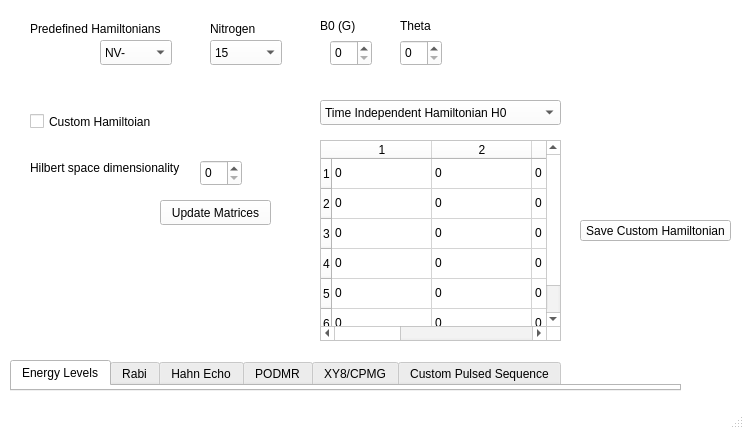
<?xml version="1.0" encoding="UTF-8"?>
<ui version="4.0">
 <class>QuaCCAToo</class>
 <widget class="QMainWindow" name="QuaCCAToo">
  <property name="geometry">
   <rect>
    <x>0</x>
    <y>0</y>
    <width>744</width>
    <height>429</height>
   </rect>
  </property>
  <property name="palette">
   <palette>
    <active>
     <colorrole role="WindowText">
      <brush brushstyle="SolidPattern">
       <color alpha="255">
        <red>0</red>
        <green>0</green>
        <blue>0</blue>
       </color>
      </brush>
     </colorrole>
     <colorrole role="Button">
      <brush brushstyle="SolidPattern">
       <color alpha="255">
        <red>255</red>
        <green>255</green>
        <blue>255</blue>
       </color>
      </brush>
     </colorrole>
     <colorrole role="Light">
      <brush brushstyle="SolidPattern">
       <color alpha="255">
        <red>255</red>
        <green>255</green>
        <blue>255</blue>
       </color>
      </brush>
     </colorrole>
     <colorrole role="Midlight">
      <brush brushstyle="SolidPattern">
       <color alpha="255">
        <red>255</red>
        <green>255</green>
        <blue>255</blue>
       </color>
      </brush>
     </colorrole>
     <colorrole role="Dark">
      <brush brushstyle="SolidPattern">
       <color alpha="255">
        <red>127</red>
        <green>127</green>
        <blue>127</blue>
       </color>
      </brush>
     </colorrole>
     <colorrole role="Mid">
      <brush brushstyle="SolidPattern">
       <color alpha="255">
        <red>170</red>
        <green>170</green>
        <blue>170</blue>
       </color>
      </brush>
     </colorrole>
     <colorrole role="Text">
      <brush brushstyle="SolidPattern">
       <color alpha="255">
        <red>0</red>
        <green>0</green>
        <blue>0</blue>
       </color>
      </brush>
     </colorrole>
     <colorrole role="BrightText">
      <brush brushstyle="SolidPattern">
       <color alpha="255">
        <red>255</red>
        <green>255</green>
        <blue>255</blue>
       </color>
      </brush>
     </colorrole>
     <colorrole role="ButtonText">
      <brush brushstyle="SolidPattern">
       <color alpha="255">
        <red>0</red>
        <green>0</green>
        <blue>0</blue>
       </color>
      </brush>
     </colorrole>
     <colorrole role="Base">
      <brush brushstyle="SolidPattern">
       <color alpha="255">
        <red>255</red>
        <green>255</green>
        <blue>255</blue>
       </color>
      </brush>
     </colorrole>
     <colorrole role="Window">
      <brush brushstyle="SolidPattern">
       <color alpha="255">
        <red>255</red>
        <green>255</green>
        <blue>255</blue>
       </color>
      </brush>
     </colorrole>
     <colorrole role="Shadow">
      <brush brushstyle="SolidPattern">
       <color alpha="255">
        <red>0</red>
        <green>0</green>
        <blue>0</blue>
       </color>
      </brush>
     </colorrole>
     <colorrole role="AlternateBase">
      <brush brushstyle="SolidPattern">
       <color alpha="255">
        <red>255</red>
        <green>255</green>
        <blue>255</blue>
       </color>
      </brush>
     </colorrole>
     <colorrole role="ToolTipBase">
      <brush brushstyle="SolidPattern">
       <color alpha="255">
        <red>255</red>
        <green>255</green>
        <blue>220</blue>
       </color>
      </brush>
     </colorrole>
     <colorrole role="ToolTipText">
      <brush brushstyle="SolidPattern">
       <color alpha="255">
        <red>0</red>
        <green>0</green>
        <blue>0</blue>
       </color>
      </brush>
     </colorrole>
     <colorrole role="PlaceholderText">
      <brush brushstyle="SolidPattern">
       <color alpha="128">
        <red>0</red>
        <green>0</green>
        <blue>0</blue>
       </color>
      </brush>
     </colorrole>
    </active>
    <inactive>
     <colorrole role="WindowText">
      <brush brushstyle="SolidPattern">
       <color alpha="255">
        <red>0</red>
        <green>0</green>
        <blue>0</blue>
       </color>
      </brush>
     </colorrole>
     <colorrole role="Button">
      <brush brushstyle="SolidPattern">
       <color alpha="255">
        <red>255</red>
        <green>255</green>
        <blue>255</blue>
       </color>
      </brush>
     </colorrole>
     <colorrole role="Light">
      <brush brushstyle="SolidPattern">
       <color alpha="255">
        <red>255</red>
        <green>255</green>
        <blue>255</blue>
       </color>
      </brush>
     </colorrole>
     <colorrole role="Midlight">
      <brush brushstyle="SolidPattern">
       <color alpha="255">
        <red>255</red>
        <green>255</green>
        <blue>255</blue>
       </color>
      </brush>
     </colorrole>
     <colorrole role="Dark">
      <brush brushstyle="SolidPattern">
       <color alpha="255">
        <red>127</red>
        <green>127</green>
        <blue>127</blue>
       </color>
      </brush>
     </colorrole>
     <colorrole role="Mid">
      <brush brushstyle="SolidPattern">
       <color alpha="255">
        <red>170</red>
        <green>170</green>
        <blue>170</blue>
       </color>
      </brush>
     </colorrole>
     <colorrole role="Text">
      <brush brushstyle="SolidPattern">
       <color alpha="255">
        <red>0</red>
        <green>0</green>
        <blue>0</blue>
       </color>
      </brush>
     </colorrole>
     <colorrole role="BrightText">
      <brush brushstyle="SolidPattern">
       <color alpha="255">
        <red>255</red>
        <green>255</green>
        <blue>255</blue>
       </color>
      </brush>
     </colorrole>
     <colorrole role="ButtonText">
      <brush brushstyle="SolidPattern">
       <color alpha="255">
        <red>0</red>
        <green>0</green>
        <blue>0</blue>
       </color>
      </brush>
     </colorrole>
     <colorrole role="Base">
      <brush brushstyle="SolidPattern">
       <color alpha="255">
        <red>255</red>
        <green>255</green>
        <blue>255</blue>
       </color>
      </brush>
     </colorrole>
     <colorrole role="Window">
      <brush brushstyle="SolidPattern">
       <color alpha="255">
        <red>255</red>
        <green>255</green>
        <blue>255</blue>
       </color>
      </brush>
     </colorrole>
     <colorrole role="Shadow">
      <brush brushstyle="SolidPattern">
       <color alpha="255">
        <red>0</red>
        <green>0</green>
        <blue>0</blue>
       </color>
      </brush>
     </colorrole>
     <colorrole role="AlternateBase">
      <brush brushstyle="SolidPattern">
       <color alpha="255">
        <red>255</red>
        <green>255</green>
        <blue>255</blue>
       </color>
      </brush>
     </colorrole>
     <colorrole role="ToolTipBase">
      <brush brushstyle="SolidPattern">
       <color alpha="255">
        <red>255</red>
        <green>255</green>
        <blue>220</blue>
       </color>
      </brush>
     </colorrole>
     <colorrole role="ToolTipText">
      <brush brushstyle="SolidPattern">
       <color alpha="255">
        <red>0</red>
        <green>0</green>
        <blue>0</blue>
       </color>
      </brush>
     </colorrole>
     <colorrole role="PlaceholderText">
      <brush brushstyle="SolidPattern">
       <color alpha="128">
        <red>0</red>
        <green>0</green>
        <blue>0</blue>
       </color>
      </brush>
     </colorrole>
    </inactive>
    <disabled>
     <colorrole role="WindowText">
      <brush brushstyle="SolidPattern">
       <color alpha="255">
        <red>127</red>
        <green>127</green>
        <blue>127</blue>
       </color>
      </brush>
     </colorrole>
     <colorrole role="Button">
      <brush brushstyle="SolidPattern">
       <color alpha="255">
        <red>255</red>
        <green>255</green>
        <blue>255</blue>
       </color>
      </brush>
     </colorrole>
     <colorrole role="Light">
      <brush brushstyle="SolidPattern">
       <color alpha="255">
        <red>255</red>
        <green>255</green>
        <blue>255</blue>
       </color>
      </brush>
     </colorrole>
     <colorrole role="Midlight">
      <brush brushstyle="SolidPattern">
       <color alpha="255">
        <red>255</red>
        <green>255</green>
        <blue>255</blue>
       </color>
      </brush>
     </colorrole>
     <colorrole role="Dark">
      <brush brushstyle="SolidPattern">
       <color alpha="255">
        <red>127</red>
        <green>127</green>
        <blue>127</blue>
       </color>
      </brush>
     </colorrole>
     <colorrole role="Mid">
      <brush brushstyle="SolidPattern">
       <color alpha="255">
        <red>170</red>
        <green>170</green>
        <blue>170</blue>
       </color>
      </brush>
     </colorrole>
     <colorrole role="Text">
      <brush brushstyle="SolidPattern">
       <color alpha="255">
        <red>127</red>
        <green>127</green>
        <blue>127</blue>
       </color>
      </brush>
     </colorrole>
     <colorrole role="BrightText">
      <brush brushstyle="SolidPattern">
       <color alpha="255">
        <red>255</red>
        <green>255</green>
        <blue>255</blue>
       </color>
      </brush>
     </colorrole>
     <colorrole role="ButtonText">
      <brush brushstyle="SolidPattern">
       <color alpha="255">
        <red>127</red>
        <green>127</green>
        <blue>127</blue>
       </color>
      </brush>
     </colorrole>
     <colorrole role="Base">
      <brush brushstyle="SolidPattern">
       <color alpha="255">
        <red>255</red>
        <green>255</green>
        <blue>255</blue>
       </color>
      </brush>
     </colorrole>
     <colorrole role="Window">
      <brush brushstyle="SolidPattern">
       <color alpha="255">
        <red>255</red>
        <green>255</green>
        <blue>255</blue>
       </color>
      </brush>
     </colorrole>
     <colorrole role="Shadow">
      <brush brushstyle="SolidPattern">
       <color alpha="255">
        <red>0</red>
        <green>0</green>
        <blue>0</blue>
       </color>
      </brush>
     </colorrole>
     <colorrole role="AlternateBase">
      <brush brushstyle="SolidPattern">
       <color alpha="255">
        <red>255</red>
        <green>255</green>
        <blue>255</blue>
       </color>
      </brush>
     </colorrole>
     <colorrole role="ToolTipBase">
      <brush brushstyle="SolidPattern">
       <color alpha="255">
        <red>255</red>
        <green>255</green>
        <blue>220</blue>
       </color>
      </brush>
     </colorrole>
     <colorrole role="ToolTipText">
      <brush brushstyle="SolidPattern">
       <color alpha="255">
        <red>0</red>
        <green>0</green>
        <blue>0</blue>
       </color>
      </brush>
     </colorrole>
     <colorrole role="PlaceholderText">
      <brush brushstyle="SolidPattern">
       <color alpha="128">
        <red>0</red>
        <green>0</green>
        <blue>0</blue>
       </color>
      </brush>
     </colorrole>
    </disabled>
   </palette>
  </property>
  <property name="windowTitle">
   <string>QuaCCAToo</string>
  </property>
  <property name="styleSheet">
   <string notr="true"/>
  </property>
  <widget class="QWidget" name="centralwidget">
   <widget class="QTabWidget" name="tabWidget">
    <property name="geometry">
     <rect>
      <x>10</x>
      <y>360</y>
      <width>671</width>
      <height>31</height>
     </rect>
    </property>
    <property name="currentIndex">
     <number>0</number>
    </property>
    <widget class="QWidget" name="Energy">
     <attribute name="title">
      <string>Energy Levels</string>
     </attribute>
    </widget>
    <widget class="QWidget" name="Rabi">
     <attribute name="title">
      <string>Rabi</string>
     </attribute>
    </widget>
    <widget class="QWidget" name="HahnEcho">
     <attribute name="title">
      <string>Hahn Echo</string>
     </attribute>
    </widget>
    <widget class="QWidget" name="widget">
     <attribute name="title">
      <string>PODMR</string>
     </attribute>
    </widget>
    <widget class="QWidget" name="tab">
     <attribute name="title">
      <string>XY8/CPMG</string>
     </attribute>
    </widget>
    <widget class="QWidget" name="tab_2">
     <attribute name="title">
      <string>Custom Pulsed Sequence</string>
     </attribute>
    </widget>
   </widget>
   <widget class="QLabel" name="label">
    <property name="geometry">
     <rect>
      <x>640</x>
      <y>10</y>
      <width>81</width>
      <height>91</height>
     </rect>
    </property>
    <property name="text">
     <string/>
    </property>
    <property name="pixmap">
     <pixmap>logo_small.png</pixmap>
    </property>
   </widget>
   <widget class="QSpinBox" name="spinBox">
    <property name="geometry">
     <rect>
      <x>200</x>
      <y>160</y>
      <width>42</width>
      <height>26</height>
     </rect>
    </property>
   </widget>
   <widget class="QCheckBox" name="checkBox">
    <property name="geometry">
     <rect>
      <x>30</x>
      <y>110</y>
      <width>131</width>
      <height>23</height>
     </rect>
    </property>
    <property name="text">
     <string>Custom Hamiltoian</string>
    </property>
   </widget>
   <widget class="KComboBox" name="kcombobox">
    <property name="geometry">
     <rect>
      <x>100</x>
      <y>40</y>
      <width>72</width>
      <height>25</height>
     </rect>
    </property>
    <item>
     <property name="text">
      <string>NV-</string>
     </property>
    </item>
    <item>
     <property name="text">
      <string>SiV</string>
     </property>
    </item>
   </widget>
   <widget class="QLabel" name="label_2">
    <property name="geometry">
     <rect>
      <x>30</x>
      <y>20</y>
      <width>151</width>
      <height>17</height>
     </rect>
    </property>
    <property name="text">
     <string>Predefined Hamiltonians</string>
    </property>
   </widget>
   <widget class="QLabel" name="label_3">
    <property name="geometry">
     <rect>
      <x>30</x>
      <y>160</y>
      <width>171</width>
      <height>16</height>
     </rect>
    </property>
    <property name="text">
     <string>Hilbert space dimensionality</string>
    </property>
   </widget>
   <widget class="QTableWidget" name="tableWidget">
    <property name="geometry">
     <rect>
      <x>320</x>
      <y>140</y>
      <width>241</width>
      <height>201</height>
     </rect>
    </property>
    <row>
     <property name="text">
      <string>1</string>
     </property>
    </row>
    <row>
     <property name="text">
      <string>2</string>
     </property>
    </row>
    <row>
     <property name="text">
      <string>3</string>
     </property>
    </row>
    <row>
     <property name="text">
      <string>4</string>
     </property>
    </row>
    <row>
     <property name="text">
      <string>5</string>
     </property>
    </row>
    <row>
     <property name="text">
      <string>6</string>
     </property>
    </row>
    <column>
     <property name="text">
      <string>1</string>
     </property>
    </column>
    <column>
     <property name="text">
      <string>2</string>
     </property>
    </column>
    <column>
     <property name="text">
      <string>3</string>
     </property>
    </column>
    <column>
     <property name="text">
      <string>4</string>
     </property>
    </column>
    <column>
     <property name="text">
      <string>5</string>
     </property>
    </column>
    <column>
     <property name="text">
      <string>6</string>
     </property>
    </column>
    <item row="0" column="0">
     <property name="text">
      <string>0</string>
     </property>
    </item>
    <item row="0" column="1">
     <property name="text">
      <string>0</string>
     </property>
    </item>
    <item row="0" column="2">
     <property name="text">
      <string>0</string>
     </property>
    </item>
    <item row="0" column="3">
     <property name="text">
      <string>0</string>
     </property>
    </item>
    <item row="0" column="4">
     <property name="text">
      <string>0</string>
     </property>
    </item>
    <item row="0" column="5">
     <property name="text">
      <string>0</string>
     </property>
    </item>
    <item row="1" column="0">
     <property name="text">
      <string>0</string>
     </property>
    </item>
    <item row="1" column="1">
     <property name="text">
      <string>0</string>
     </property>
    </item>
    <item row="1" column="2">
     <property name="text">
      <string>0</string>
     </property>
    </item>
    <item row="1" column="3">
     <property name="text">
      <string>0</string>
     </property>
    </item>
    <item row="1" column="4">
     <property name="text">
      <string>0</string>
     </property>
    </item>
    <item row="1" column="5">
     <property name="text">
      <string>0</string>
     </property>
    </item>
    <item row="2" column="0">
     <property name="text">
      <string>0</string>
     </property>
    </item>
    <item row="2" column="1">
     <property name="text">
      <string>0</string>
     </property>
    </item>
    <item row="2" column="2">
     <property name="text">
      <string>0</string>
     </property>
    </item>
    <item row="2" column="3">
     <property name="text">
      <string>0</string>
     </property>
    </item>
    <item row="2" column="4">
     <property name="text">
      <string>0</string>
     </property>
    </item>
    <item row="2" column="5">
     <property name="text">
      <string>0</string>
     </property>
    </item>
    <item row="3" column="0">
     <property name="text">
      <string>0</string>
     </property>
    </item>
    <item row="3" column="1">
     <property name="text">
      <string>0</string>
     </property>
    </item>
    <item row="3" column="2">
     <property name="text">
      <string>0</string>
     </property>
    </item>
    <item row="3" column="3">
     <property name="text">
      <string>0</string>
     </property>
    </item>
    <item row="3" column="4">
     <property name="text">
      <string>0</string>
     </property>
    </item>
    <item row="3" column="5">
     <property name="text">
      <string>0</string>
     </property>
    </item>
    <item row="4" column="0">
     <property name="text">
      <string>0</string>
     </property>
    </item>
    <item row="4" column="1">
     <property name="text">
      <string>0</string>
     </property>
    </item>
    <item row="4" column="2">
     <property name="text">
      <string>0</string>
     </property>
    </item>
    <item row="4" column="3">
     <property name="text">
      <string>0</string>
     </property>
    </item>
    <item row="4" column="4">
     <property name="text">
      <string>0</string>
     </property>
    </item>
    <item row="4" column="5">
     <property name="text">
      <string>0</string>
     </property>
    </item>
    <item row="5" column="0">
     <property name="text">
      <string>0</string>
     </property>
    </item>
    <item row="5" column="1">
     <property name="text">
      <string>0</string>
     </property>
    </item>
    <item row="5" column="2">
     <property name="text">
      <string>0</string>
     </property>
    </item>
    <item row="5" column="3">
     <property name="text">
      <string>0</string>
     </property>
    </item>
    <item row="5" column="4">
     <property name="text">
      <string>0</string>
     </property>
    </item>
    <item row="5" column="5">
     <property name="text">
      <string>0</string>
     </property>
    </item>
   </widget>
   <widget class="QSpinBox" name="spinBox_2">
    <property name="geometry">
     <rect>
      <x>330</x>
      <y>40</y>
      <width>42</width>
      <height>26</height>
     </rect>
    </property>
   </widget>
   <widget class="QLabel" name="label_5">
    <property name="geometry">
     <rect>
      <x>320</x>
      <y>10</y>
      <width>41</width>
      <height>31</height>
     </rect>
    </property>
    <property name="text">
     <string>B0 (G)</string>
    </property>
   </widget>
   <widget class="QLabel" name="label_6">
    <property name="geometry">
     <rect>
      <x>400</x>
      <y>10</y>
      <width>31</width>
      <height>31</height>
     </rect>
    </property>
    <property name="text">
     <string>Theta</string>
    </property>
   </widget>
   <widget class="QSpinBox" name="spinBox_3">
    <property name="geometry">
     <rect>
      <x>400</x>
      <y>40</y>
      <width>42</width>
      <height>26</height>
     </rect>
    </property>
   </widget>
   <widget class="QLabel" name="label_7">
    <property name="geometry">
     <rect>
      <x>210</x>
      <y>20</y>
      <width>54</width>
      <height>17</height>
     </rect>
    </property>
    <property name="text">
     <string>Nitrogen</string>
    </property>
   </widget>
   <widget class="KComboBox" name="kcombobox_2">
    <property name="geometry">
     <rect>
      <x>210</x>
      <y>40</y>
      <width>72</width>
      <height>25</height>
     </rect>
    </property>
    <item>
     <property name="text">
      <string>15</string>
     </property>
    </item>
    <item>
     <property name="text">
      <string>14</string>
     </property>
    </item>
   </widget>
   <widget class="QPushButton" name="pushButton">
    <property name="geometry">
     <rect>
      <x>160</x>
      <y>200</y>
      <width>111</width>
      <height>25</height>
     </rect>
    </property>
    <property name="text">
     <string>Update Matrices</string>
    </property>
   </widget>
   <widget class="KComboBox" name="kcombobox_3">
    <property name="geometry">
     <rect>
      <x>320</x>
      <y>100</y>
      <width>241</width>
      <height>25</height>
     </rect>
    </property>
    <item>
     <property name="text">
      <string>Time Independent Hamiltonian H0</string>
     </property>
    </item>
    <item>
     <property name="text">
      <string>Control Hamiltonian H1</string>
     </property>
    </item>
    <item>
     <property name="text">
      <string>Observable Operator</string>
     </property>
    </item>
   </widget>
   <widget class="QPushButton" name="pushButton_2">
    <property name="geometry">
     <rect>
      <x>580</x>
      <y>220</y>
      <width>151</width>
      <height>21</height>
     </rect>
    </property>
    <property name="text">
     <string>Save Custom Hamiltonian</string>
    </property>
   </widget>
  </widget>
  <widget class="QStatusBar" name="statusbar"/>
 </widget>
 <customwidgets>
  <customwidget>
   <class>KComboBox</class>
   <extends>QComboBox</extends>
   <header>kcombobox.h</header>
  </customwidget>
 </customwidgets>
 <resources>
  <include location="../quaccatoo/logo.qrc"/>
 </resources>
 <connections/>
</ui>
